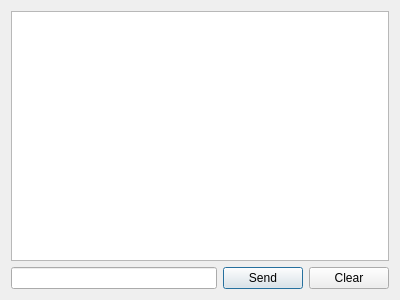
<?xml version="1.0" encoding="UTF-8"?>
<ui version="4.0">
 <class>PanelMonitor</class>
 <widget class="QWidget" name="PanelMonitor">
  <property name="geometry">
   <rect>
    <x>0</x>
    <y>0</y>
    <width>400</width>
    <height>300</height>
   </rect>
  </property>
  <property name="windowTitle">
   <string>Form</string>
  </property>
  <property name="windowIcon">
   <iconset resource="configurator.qrc">
    <normaloff>:/icons/resources/AeroQuadIcon.ico</normaloff>:/icons/resources/AeroQuadIcon.ico</iconset>
  </property>
  <layout class="QGridLayout" name="gridLayout">
   <item row="1" column="2">
    <widget class="QPushButton" name="clearButton">
     <property name="text">
      <string>Clear</string>
     </property>
    </widget>
   </item>
   <item row="1" column="0">
    <widget class="QLineEdit" name="commandLine"/>
   </item>
   <item row="1" column="1">
    <widget class="QPushButton" name="sendButton">
     <property name="text">
      <string>Send</string>
     </property>
     <property name="default">
      <bool>true</bool>
     </property>
    </widget>
   </item>
   <item row="0" column="0" colspan="3">
    <widget class="QPlainTextEdit" name="console"/>
   </item>
  </layout>
 </widget>
 <resources>
  <include location="configurator.qrc"/>
 </resources>
 <connections/>
</ui>
